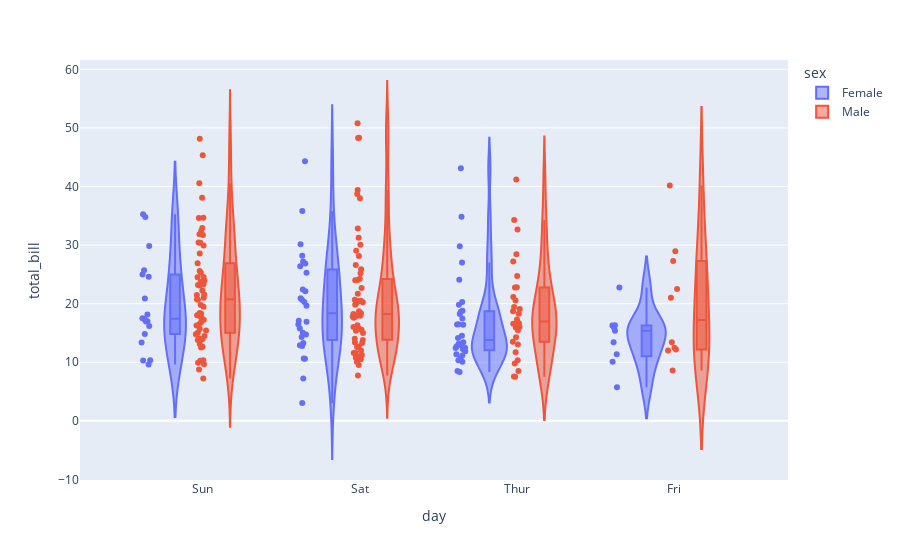

The notebook cell saved with this chart:
### Markdown cell above
### Grafico de Violino

### Code cell
import plotly.express as px

#Carragamento Data
df = px.data.tips()
#Criação do gráfico
fig = px.violin(df, y='total_bill', x='day', color='sex', box=True, points='all')
fig.show()

### Figure 1 — Plotly figure (JSON) as saved in the notebook; plotly's stock layout.template omitted (floating-point values rounded to 4 significant figures; data arrays with more than 128 entries replaced by an {"elided": "..."} marker saying what was removed)
{"data": [{"alignmentgroup": "True", "box": {"visible": true}, "hovertemplate": "sex=Female<br>day=%{x}<br>total_bill=%{y}<extra></extra>", "legendgroup": "Female", "marker": {"color": "#636efa"}, "name": "Female", "offsetgroup": "Female", "orientation": "v", "points": "all", "scalegroup": "True", "showlegend": true, "type": "violin", "x": ["Sun", "Sun", "Sun", "Sun", "Sun", "Sun", "Sat", "Sat", "Sat", "Sat", "Sat", "Sat", "Sun", "Sun", "Sat", "Sat", "Sat", "Sat", "Sat", "Sat", "Sat", "Thur", "Thur", "Fri", "Fri", "Fri", "Fri", "Fri", "Sat", "Sat", "Sat", "Sat", "Sat", "Sun", "Sun", "Thur", "Thur", "Thur", "Thur", "Thur", "Thur", "Thur", "Thur", "Thur", "Thur", "Thur", "Thur", "Thur", "Thur", "Thur", "Thur", "Thur", "Thur", "Thur", "Thur", "Thur", "Thur", "Sun", "Sun", "Sun", "Sun", "Sun", "Sat", "Sat", "Sun", "Sun", "Sun", "Thur", "Thur", "Thur", "Thur", "Thur", "Thur", "Thur", "Sat", "Sat", "Sat", "Sat", "Sat", "Fri", "Fri", "Fri", "Fri", "Sat", "Sat", "Sat", "Thur"], "x0": " ", "xaxis": "x", "y": [16.99, 24.59, 35.26, 14.83, 10.33, 16.97, 20.29, 15.77, 19.65, 15.06, 20.69, 16.93, 10.29, 34.81, 26.41, 16.45, 3.07, 17.07, 26.86, 25.28, 14.73, 10.07, 34.83, 5.75, 16.32, 22.75, 11.35, 15.38, 44.3, 22.42, 20.92, 14.31, 7.25, 25.71, 17.31, 10.65, 12.43, 24.08, 13.42, 12.48, 29.8, 14.52, 11.38, 20.27, 11.17, 12.26, 18.26, 8.51, 10.33, 14.15, 13.16, 17.47, 27.05, 16.43, 8.35, 18.64, 11.87, 29.85, 25.0, 13.39, 16.21, 17.51, 10.59, 10.63, 9.6, 20.9, 18.15, 19.81, 43.11, 13.0, 12.74, 13.0, 16.4, 16.47, 12.76, 13.27, 28.17, 12.9, 30.14, 13.42, 15.98, 16.27, 10.09, 22.12, 35.83, 27.18, 18.78], "y0": " ", "yaxis": "y"}, {"alignmentgroup": "True", "box": {"visible": true}, "hovertemplate": "sex=Male<br>day=%{x}<br>total_bill=%{y}<extra></extra>", "legendgroup": "Male", "marker": {"color": "#EF553B"}, "name": "Male", "offsetgroup": "Male", "orientation": "v", "points": "all", "scalegroup": "True", "showlegend": true, "type": "violin", "x": {"elided": "157 str values"}, "x0": " ", "xaxis": "x", "y": {"elided": "157 float values"}, "y0": " ", "yaxis": "y"}], "layout": {"legend": {"title": {"text": "sex"}, "tracegroupgap": 0}, "margin": {"t": 60}, "violinmode": "group", "xaxis": {"anchor": "y", "domain": [0, 1], "title": {"text": "day"}}, "yaxis": {"anchor": "x", "domain": [0, 1], "title": {"text": "total_bill"}}}}
